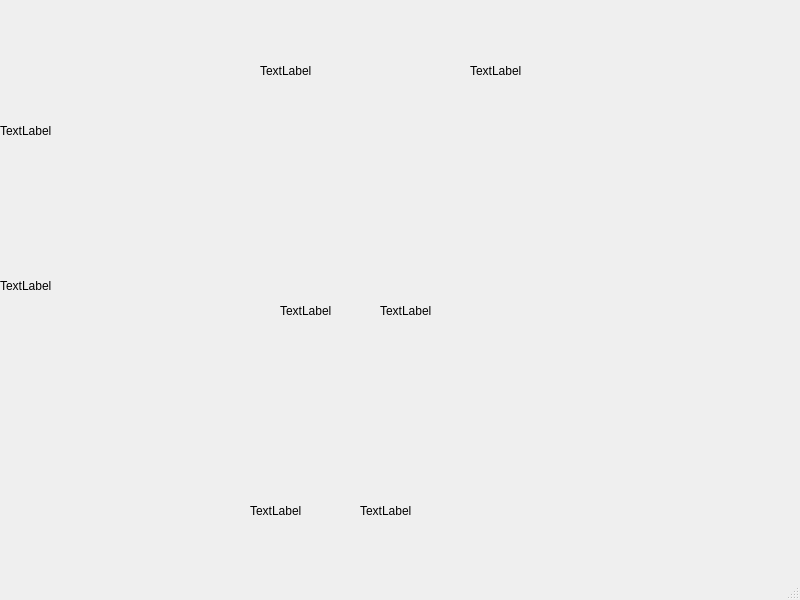
<?xml version="1.0" encoding="UTF-8"?>
<ui version="4.0">
 <class>MainWindow</class>
 <widget class="QMainWindow" name="MainWindow">
  <property name="geometry">
   <rect>
    <x>0</x>
    <y>0</y>
    <width>800</width>
    <height>600</height>
   </rect>
  </property>
  <property name="windowTitle">
   <string>SIFT Demo</string>
  </property>
  <widget class="QWidget" name="centralwidget">
   <widget class="QLabel" name="template_label">
    <property name="geometry">
     <rect>
      <x>0</x>
      <y>230</y>
      <width>131</width>
      <height>111</height>
     </rect>
    </property>
    <property name="text">
     <string>TextLabel</string>
    </property>
   </widget>
   <widget class="QLabel" name="camera_label">
    <property name="geometry">
     <rect>
      <x>0</x>
      <y>0</y>
      <width>261</width>
      <height>261</height>
     </rect>
    </property>
    <property name="text">
     <string>TextLabel</string>
    </property>
   </widget>
   <widget class="QLabel" name="blue_mask_label">
    <property name="geometry">
     <rect>
      <x>260</x>
      <y>0</y>
      <width>191</width>
      <height>141</height>
     </rect>
    </property>
    <property name="text">
     <string>TextLabel</string>
    </property>
   </widget>
   <widget class="QLabel" name="clue_board_label">
    <property name="geometry">
     <rect>
      <x>470</x>
      <y>0</y>
      <width>211</width>
      <height>141</height>
     </rect>
    </property>
    <property name="text">
     <string>TextLabel</string>
    </property>
   </widget>
   <widget class="QLabel" name="top_subimages_label">
    <property name="geometry">
     <rect>
      <x>280</x>
      <y>140</y>
      <width>81</width>
      <height>341</height>
     </rect>
    </property>
    <property name="text">
     <string>TextLabel</string>
    </property>
   </widget>
   <widget class="QLabel" name="bottom_subimages_label">
    <property name="geometry">
     <rect>
      <x>380</x>
      <y>140</y>
      <width>81</width>
      <height>341</height>
     </rect>
    </property>
    <property name="text">
     <string>TextLabel</string>
    </property>
   </widget>
   <widget class="QLabel" name="top_pred_label">
    <property name="geometry">
     <rect>
      <x>250</x>
      <y>490</y>
      <width>101</width>
      <height>41</height>
     </rect>
    </property>
    <property name="text">
     <string>TextLabel</string>
    </property>
   </widget>
   <widget class="QLabel" name="bottom_pred_label">
    <property name="geometry">
     <rect>
      <x>360</x>
      <y>490</y>
      <width>101</width>
      <height>41</height>
     </rect>
    </property>
    <property name="text">
     <string>TextLabel</string>
    </property>
   </widget>
  </widget>
  <widget class="QMenuBar" name="menubar">
   <property name="geometry">
    <rect>
     <x>0</x>
     <y>0</y>
     <width>800</width>
     <height>22</height>
    </rect>
   </property>
  </widget>
  <widget class="QStatusBar" name="statusbar"/>
 </widget>
 <resources/>
 <connections/>
</ui>
